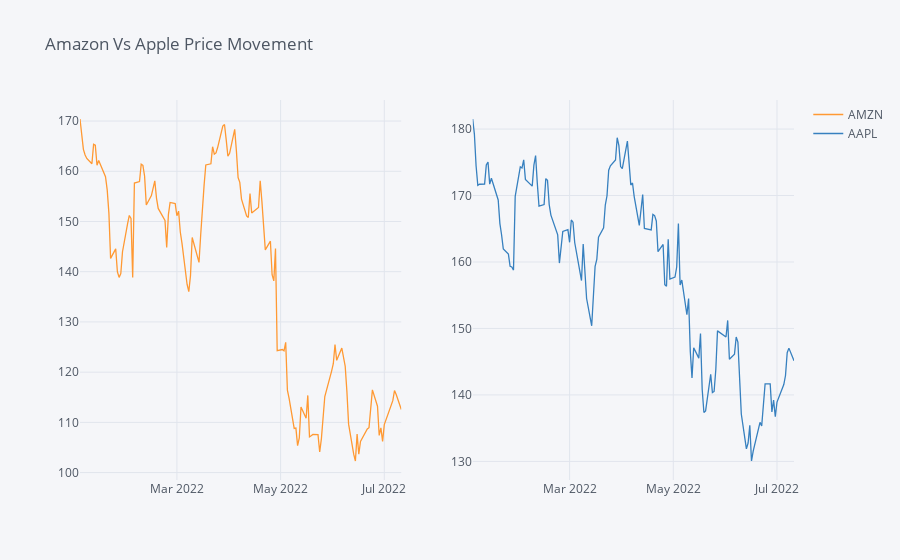

Write notebook code for a chart like this one.
### Code cell
# Use subplots
df4[['AMZN', 'AAPL']].iplot(title='Amazon Vs Apple Price Movement', subplots=True)

### Figure 1 — Plotly figure (JSON) as saved in the notebook; plotly's stock layout.template omitted (floating-point values rounded to 4 significant figures; data arrays with more than 128 entries replaced by an {"elided": "..."} marker saying what was removed)
{"data": [{"line": {"color": "rgba(255, 153, 51, 1.0)", "dash": "solid", "shape": "linear", "width": 1.3}, "mode": "lines", "name": "AMZN", "text": "", "type": "scatter", "x": {"elided": "130 str values"}, "xaxis": "x", "y": {"elided": "130 float values"}, "yaxis": "y"}, {"line": {"color": "rgba(55, 128, 191, 1.0)", "dash": "solid", "shape": "linear", "width": 1.3}, "mode": "lines", "name": "AAPL", "text": "", "type": "scatter", "x": {"elided": "130 str values"}, "xaxis": "x2", "y": {"elided": "130 float values"}, "yaxis": "y2"}], "layout": {"legend": {"bgcolor": "#F5F6F9", "font": {"color": "#4D5663"}}, "paper_bgcolor": "#F5F6F9", "plot_bgcolor": "#F5F6F9", "title": {"font": {"color": "#4D5663"}, "text": "Amazon Vs Apple Price Movement"}, "xaxis": {"anchor": "y", "domain": [0, 0.45], "gridcolor": "#E1E5ED", "showgrid": true, "tickfont": {"color": "#4D5663"}, "title": {"font": {"color": "#4D5663"}, "text": ""}, "zerolinecolor": "#E1E5ED"}, "xaxis2": {"anchor": "y2", "domain": [0.55, 1], "gridcolor": "#E1E5ED", "showgrid": true, "tickfont": {"color": "#4D5663"}, "title": {"font": {"color": "#4D5663"}, "text": ""}, "zerolinecolor": "#E1E5ED"}, "yaxis": {"anchor": "x", "domain": [0, 1], "gridcolor": "#E1E5ED", "showgrid": true, "tickfont": {"color": "#4D5663"}, "title": {"font": {"color": "#4D5663"}, "text": ""}, "zerolinecolor": "#E1E5ED"}, "yaxis2": {"anchor": "x2", "domain": [0, 1], "gridcolor": "#E1E5ED", "showgrid": true, "tickfont": {"color": "#4D5663"}, "title": {"font": {"color": "#4D5663"}, "text": ""}, "zerolinecolor": "#E1E5ED"}}}
